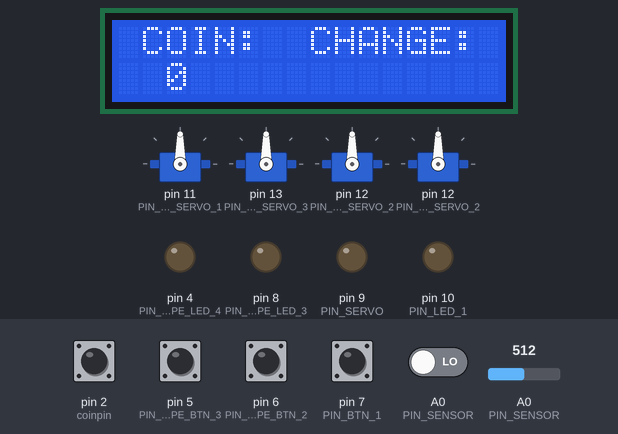
A sketch run on a simulated Arduino Uno, built with avr-gcc and run on an emulated ATmega328P. On the bench: 4 × servo, 16×2 character LCD, output pins drawn as LEDs (lit = HIGH). Inputs (shaded band) come from the test bench; at power-on: pin 2 (coinpin), pin 5 (PIN_TYPE_BTN_3), pin 6 (PIN_TYPE_BTN_2), pin 7 (PIN_BTN_1) HIGH, A0 (PIN_SENSOR) LOW, A0 (PIN_SENSOR) = 512. What the sketch prints to the serial monitor is not drawn.

Above: at 1.2 s.
1.3 s: pin 5 (PIN_TYPE_BTN_3) pulled LOW for 1 s
At 1.52 s:
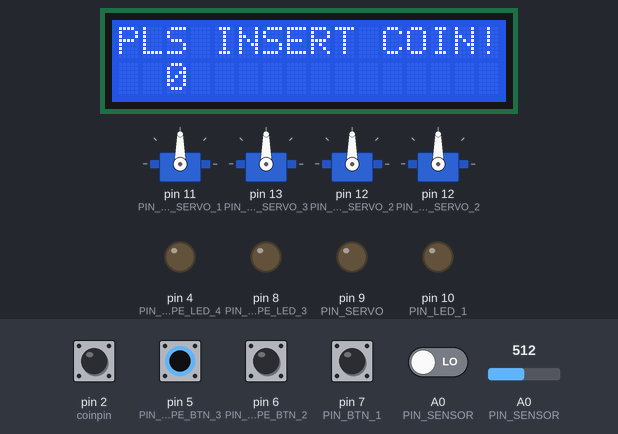
3.9 s: A0 (PIN_SENSOR) driven HIGH
At 5.1 s:
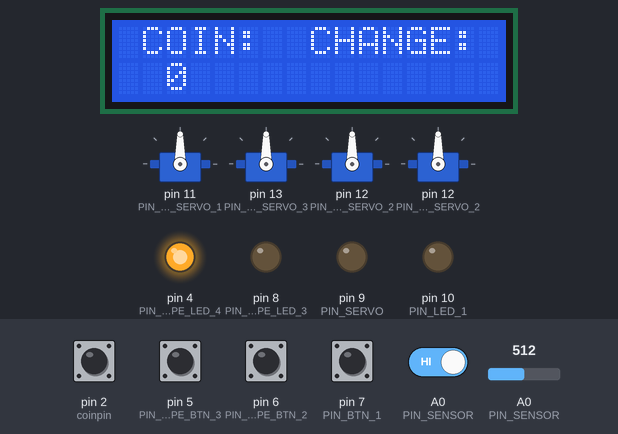
5.5 s: pin 6 (PIN_TYPE_BTN_2) pulled LOW for 1 s
At 5.69 s:
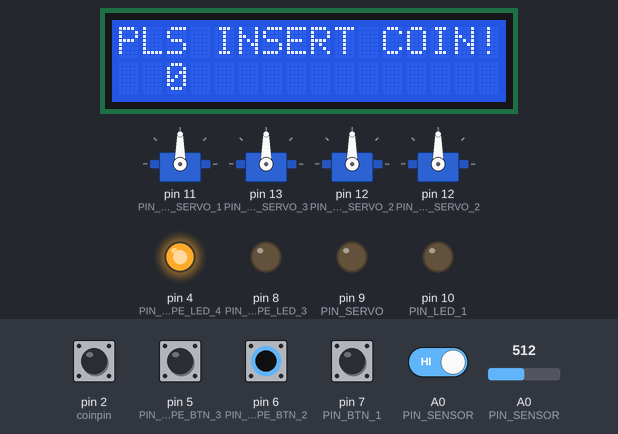
8.0 s: pin 2 (coinpin) pulled LOW for 0.2 s
At 8.9 s:
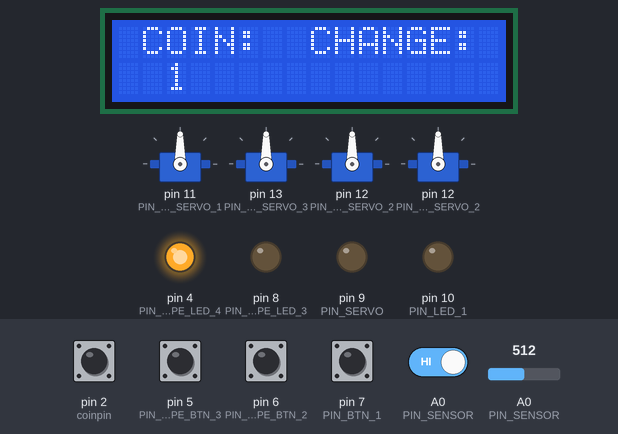
9.7 s: pin 7 (PIN_BTN_1) pulled LOW for 0.2 s
At 10.04 s:
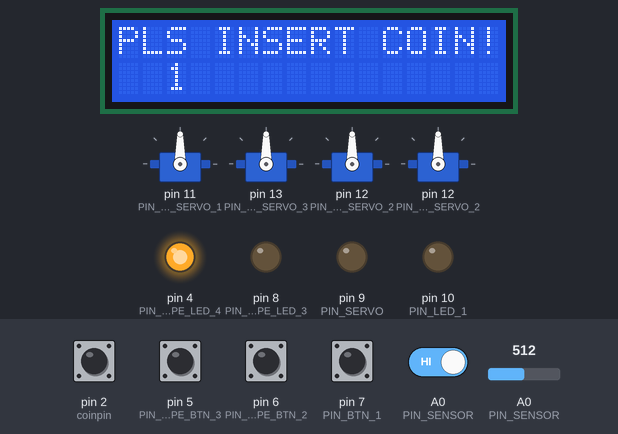
11.6 s: pin 2 (coinpin) pulled LOW for 1 s
At 12.2 s:
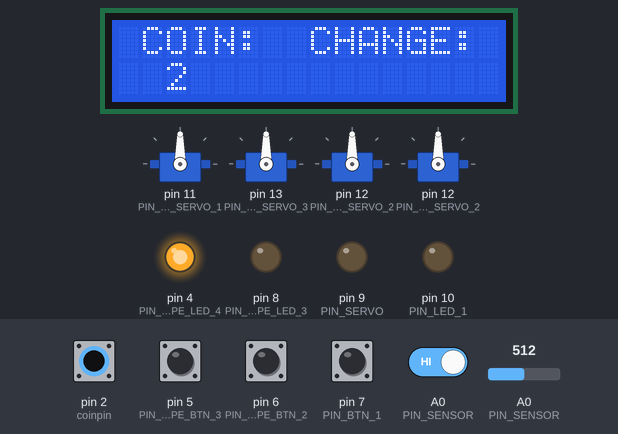
Timing chart, 0 to 14.6 s (numbered marks = the images above; inputs shaded):
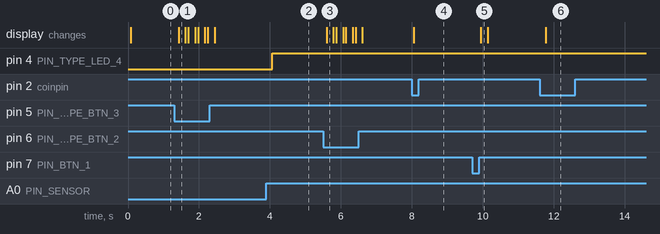

The sketch:

CIGARETTE_VENDO_MACHINE_PROJECT.ino
```cpp
#include "Common.h"

unsigned int SelectedPrice = 0;
byte SelectedID = 0;
bool isEmpty = true;

void setup()
{
  // put your setup code here, to run once:
  Serial.begin(9600);
  initAll();
  pinMode(coinpin,INPUT_PULLUP);
  attachInterrupt(0,coinInserted,FALLING);
}

void loop()
{
  Display_Main();

  module_1.run(onClick);
  module_2.run(onClick);
  module_3.run(onClick);

  module_1.LED(onLight);
  module_2.LED(onLight);
  module_3.LED(onLight);
  module_4.Sensor();
}

void onClick(byte aID, unsigned aPrice)
{
  SelectedPrice = aPrice;
  SelectedID = aID;

  switch(SelectedID)
  {
    case 1: modulex = module_1;
    break;
    case 2: modulex = module_2;
    break;
    case 3: modulex = module_3;
    break;
  }

  if(coins >= aPrice)
  {
    modulex.Servomove();
    coins = coins - aPrice;
  }

  if(coins < aPrice)
  {
    Display_InsertCoin();
  }

  Serial.println(aPrice);
}

void onLight(byte aID, unsigned aPrice)
{
  SelectedPrice = aPrice;
  SelectedID = aID;

  switch(SelectedID)
  {
    case 1: modulez = module_1;
    break;
    case 2: modulez = module_2;
    break;
    case 3: modulez = module_3;
    break;
  }
  if(coins >= aPrice)
  {
    modulez.ledon();
  }
  else
  {
    modulez.ledoff();
  }
  Serial.println(aPrice);
}
```

Common.h
```cpp
#include "uDisplay.h"
#include "uType.h"

#define PIN_TYPE_LED_1 10
#define PIN_TYPE_LED_2 9
#define PIN_TYPE_LED_3 8
#define PIN_TYPE_LED_4 4

#define PIN_TYPE_BTN_1 7
#define PIN_TYPE_BTN_2 6
#define PIN_TYPE_BTN_3 5

#define PIN_TYPE_SERVO_1 11
#define PIN_TYPE_SERVO_2 12
#define PIN_TYPE_SERVO_3 13

#define PIN_TYPE_SENSOR_1 A0

TType module_1, module_2, module_3, module_4;
TType modulex, moduley, modulez;


void initAll()
{
  module_1.init(PIN_TYPE_BTN_1, PIN_TYPE_SERVO_1, PIN_TYPE_LED_1, PIN_TYPE_SENSOR_1, 1, 5);
  module_2.init(PIN_TYPE_BTN_2, PIN_TYPE_SERVO_3, PIN_TYPE_LED_2, PIN_TYPE_SENSOR_1, 2, 10);
  module_3.init(PIN_TYPE_BTN_3, PIN_TYPE_SERVO_2, PIN_TYPE_LED_3, PIN_TYPE_SENSOR_1, 3, 20);
  module_4.init(PIN_TYPE_BTN_3, PIN_TYPE_SERVO_2, PIN_TYPE_LED_4, PIN_TYPE_SENSOR_1, 4, 20);
}
```

uDisplay.h
```cpp
#include <LiquidCrystal_I2C.h>

LiquidCrystal_I2C lcd(0x27,16,2);

int coins = 0;
int coinpin = 2;
int screenWidth = 16;
int screenHeight = 2;
String line1 = "**Cebu-DIYTech**";
String line2 = "Cigarette Stick Vendo Machine!";
int stringStart = 0;
int stringEnd = 0;
int scrollCursor = screenWidth;

void Display_Main()
{
  lcd.begin(screenWidth,screenHeight);
  lcd.backlight();
  lcd.setCursor(0,0);
  lcd.print(" COIN:  CHANGE:");
  lcd.setCursor(2,1);
  lcd.print(coins);
}

void Display_InsertCoin()
{
  lcd.begin(screenWidth,screenHeight);
  lcd.backlight();
  lcd.setCursor(0,0);
  lcd.print("PLS INSERT COIN!");
  lcd.setCursor(2,1);
  lcd.print(coins);
}

void coinInserted()
{
  coins += 1;
}

void Display_Home()
{
  lcd.begin(screenWidth,screenHeight);
  lcd.backlight();
  lcd.setCursor(0,0);
  lcd.print(line1);
  lcd.setCursor(scrollCursor,1);
  lcd.print(line2.substring(stringStart,stringEnd));
  delay(10);
  //lcd.clear();

  if(stringStart == 0 && scrollCursor > 0)
  {
    scrollCursor--;
    stringEnd++;
  }
  else if(stringStart == stringEnd)
  {
    stringStart = stringEnd = 0;
    scrollCursor = screenWidth;
  }
  else if(stringEnd == line2.length() && scrollCursor == 0)
  {
    stringStart++;
  }
  else
  {
    stringStart++;
    stringEnd++;
  }
}

void DisplayEmpty()
{
  lcd.begin(screenWidth,screenHeight);
  lcd.backlight();
  lcd.setCursor(0,0);
  lcd.print("CIGARETTE IS");
  lcd.setCursor(2,1);
  lcd.print("EMPTY!");
}
```

uType.h
```cpp
#include <Servo.h>
#include <Wire.h>

class TType
{
  private:
    int PIN_BTN_1 = 7;

    int PIN_LED_1 = 10;

    int PIN_SERVO = 9;

    int PIN_SENSOR = A0;

    byte ID = 0;

    int val = 0;

    unsigned int Price = 0;
    unsigned int Money = 0;
    unsigned int Change = 0;

    Servo myservo;

    public:
    void init(int aPin, int aServo, int aLed, int aSensor, byte aID, unsigned int aPrice);
    void run(void onClick(byte aID, unsigned aPrice));
    void LED(void onLight(byte aID, unsigned aPrice));
    void Servomove();
    void Sensor();
    void ledon();
    void ledoff();
};

void TType::init(int aPin, int aServo, int aLed, int aSensor, byte aID, unsigned int aPrice)//Parameters
{
   PIN_LED_1 = aLed;
   PIN_SERVO = aServo;
   PIN_BTN_1 = aPin;
   PIN_SENSOR = aSensor;
   ID = aID;
   Price = aPrice;

   //Assigning Function of each pins
   myservo.attach(PIN_SERVO);
   pinMode(PIN_BTN_1, INPUT_PULLUP);
   pinMode(PIN_LED_1, OUTPUT);
   pinMode(PIN_SENSOR, INPUT);
}

void TType::run(void onClick(byte aID, unsigned aPrice))
{
   if(digitalRead(PIN_BTN_1) == LOW)
   {
      onClick(ID,Price);
      delay(10);
   }
}

void TType::Servomove()
{
    myservo.write(0);
    delay(300);
    myservo.write(90);
}

void TType::Sensor()
{
  if(digitalRead(PIN_SENSOR) == HIGH)
  {
    digitalWrite(PIN_LED_1,HIGH);
  }
  else
  {
    digitalWrite(PIN_LED_1,LOW);
  }
  val = analogRead(PIN_SENSOR);
  Serial.println(val);
  delay(100);
}

void TType::LED(void onLight(byte aID, unsigned aPrice))
{
    onLight(ID,Price);
}

void TType::ledon()
{
  digitalWrite(PIN_LED_1,HIGH);
}

void TType::ledoff()
{
  digitalWrite(PIN_LED_1,LOW);
}
```

Measured:
- after the input at 1.3 s, the display: changes after 0.13 s (image 1)
- after the input at 3.9 s, pin 4 (PIN_TYPE_LED_4): LOW → HIGH after 0.17 s
- after the input at 5.5 s, the display: changes after 0.10 s (image 3)
- after the input at 8.0 s, the display: changes after 0.06 s (image 4)
- after the input at 9.7 s, the display: changes after 0.25 s (image 5)
- after the input at 11.6 s, the display: changes after 0.17 s (image 6)
